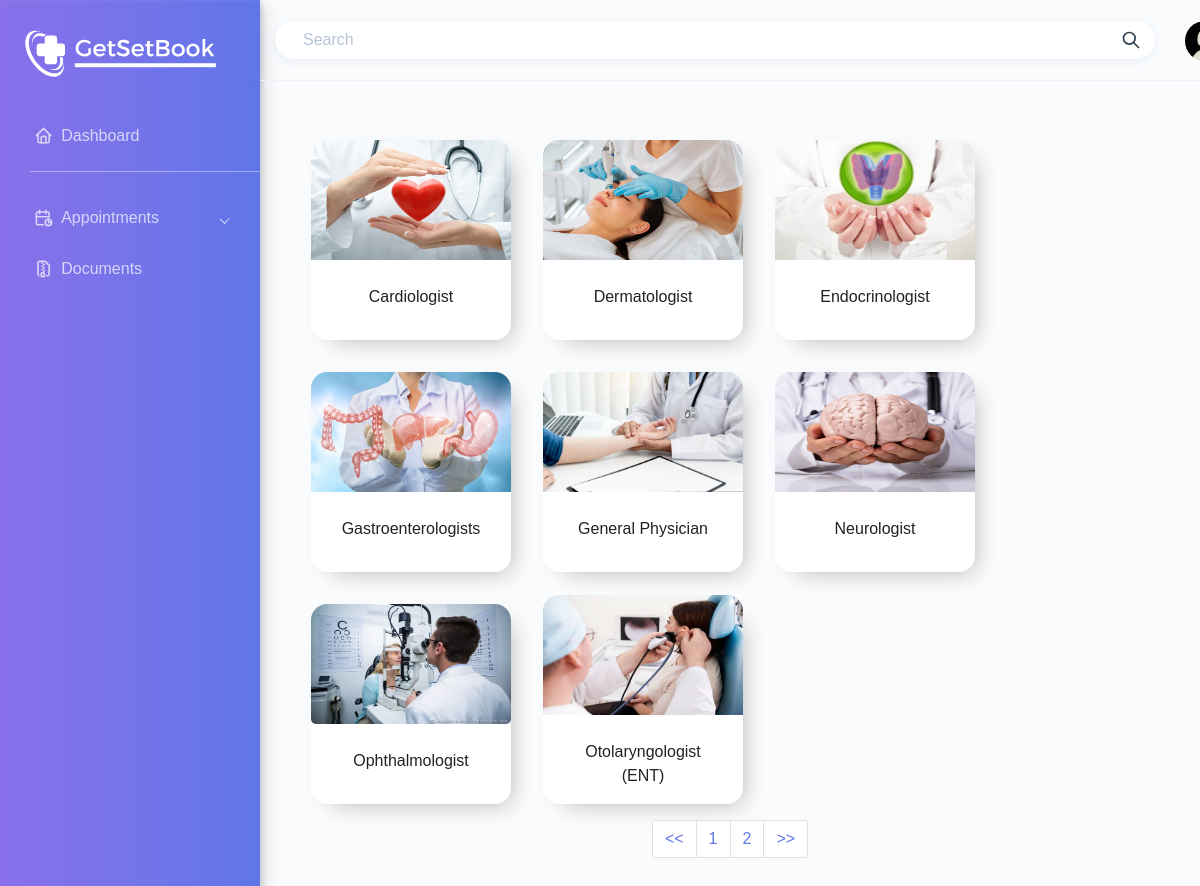
Page /patientHome/specializationList/ (signed in) on the committed database.
### admin_app/models.py (models this page shows)
class Specialization(models.Model):
    header_image = models.ImageField(null=True, blank=True, upload_to="imagesSpl/")
    category = models.CharField(max_length=255)
    count = models.IntegerField(default=0)
    def __str__(self):
        return self.category

### patient_app/views.py (the view)
# urls.py: path('specializationList/',views.specializationList,name="specializationList"),
@login_required
def specializationList(request):
    specialization = Specialization.objects.all().order_by("category")
    paginator = Paginator(specialization, 8)  # to add paging to the website
    count = specialization.count()
    page = request.GET.get('pg')
    all_specialization = paginator.get_page(page)
    return render(request, "specializationList.html", context={'specialization':all_specialization,'count':count, 'head_spl':head_spl,'head_doc':head_doc})

### account_app/models.py (called while the page is built)
    def calculateAge(self):
        today = datetime.date.today()
        try:
            birthday = self.date_of_birth.replace(year=today.year)
        except ValueError:
            birthday = self.date_of_birth.replace(year=today.year,
                                    month=self.date_of_birth.month + 1, day=1)
        if birthday > today:
            return today.year - self.date_of_birth.year - 1
        else:
            return today.year - self.date_of_birth.year

### patient_app/templates/specializationList.html (shortened to what this page needs)
{% extends "base.html" %}
        {% block context %}
        <div class="container-fluid" style="margin-top: -72px">
        {% if user.is_patient %}
        <div class="flex-container">
         {% for cat in specialization %}
          <div class="card">
            <img class="card-img-top" height="120" width="200" src="{{ cat.header_image.url }}" alt="{{ cat }}">
            <div class="card-body text-center">
              <a href="{% url 'categoryList' cat %}" class="stretched-link" style="color: #222;"><p class="card-text">{{ cat }}</p></a>
            </div>
          </div>
         {% endfor%}
        </div>
         {% if count >= 8 %}
                <nav aria-label="Page navigation example">
                    <ul class="pagination justify-content-center">
                        <li class="page-item"><a class="page-link" href="?pg=1"><<</a></li>
                    <li class="page-item"><a class="page-link" href="?pg={{specialization.number}}">{{specialization.number}}</a></li>
                {% if specialization.has_next %}
                    <li class="page-item"><a class="page-link" href="?pg={{specialization.next_page_number}}">{{specialization.next_page_number}}</a></li>
                {% endif %}
                <li class="page-item"><a class="page-link" href="?pg={{specialization.paginator.num_pages}}">>></a>
                </li>
                    </ul>
                </nav>
          {% endif %}
        {% else %}
        <h5>You are not authorized here!</h5>
        {% endif %}
        </div>
        {% endblock context %}

### rows in the picture
Specialization: header_image (picture), category "Cardiologist"
Specialization: header_image (picture), category "Dermatologist"
Specialization: header_image (picture), category "Endocrinologist"
Specialization: header_image (picture), category "Gastroenterologists"
Specialization: header_image (picture), category "General Physician"
Specialization: header_image (picture), category "Neurologist"
Specialization: header_image (picture), category "Ophthalmologist"
Specialization: header_image (picture), category "Otolaryngologist (ENT)"

### other values in the picture
{{ specialization.number }} "1"
{{ specialization.next_page_number }} "2"
